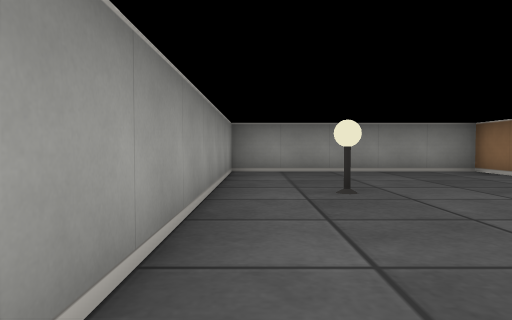
view 1 (above)

16 first-person views from a walk through a cub3D level. The camera is about half as high as the walls, tilts 2° down and sees 70° across. The floor is counted in squares. Each view is taken from the middle of a square. On the plan, view 1 faces up. The plan holds only what a view shows up to about 9 squares ahead; the rest is blank.

view 2
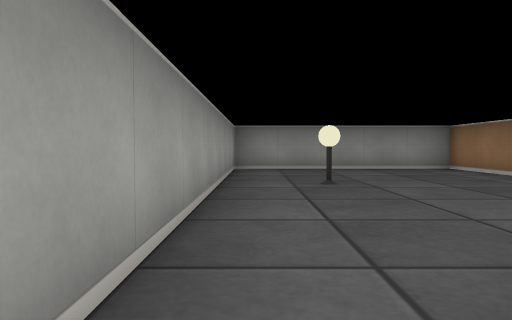

view 3
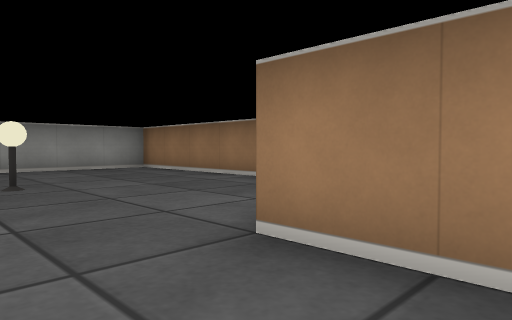

view 4
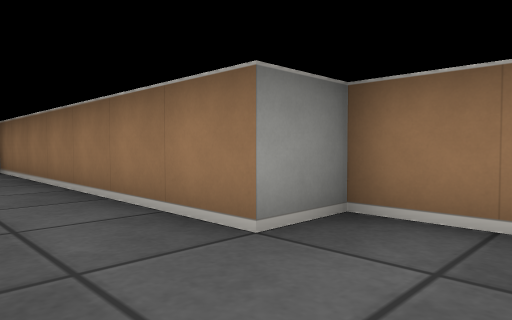

view 5
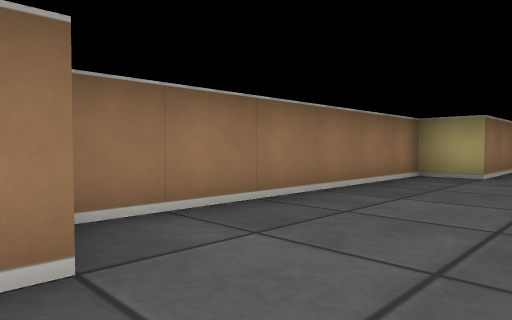

view 6
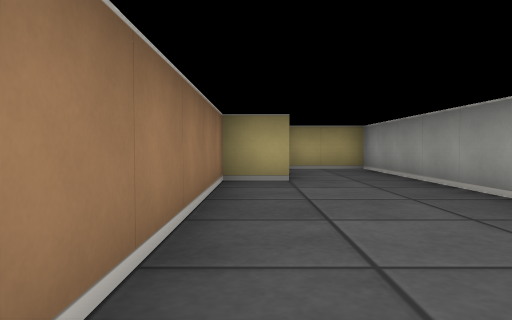

view 7
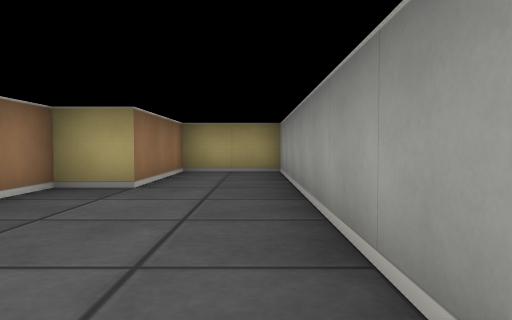

view 8
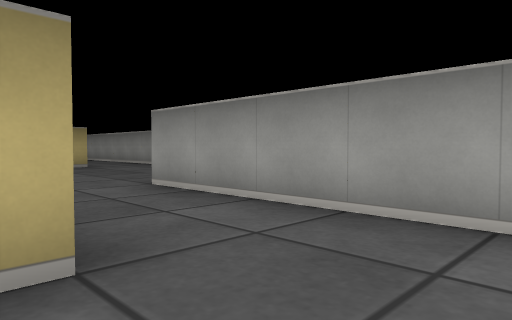

view 9
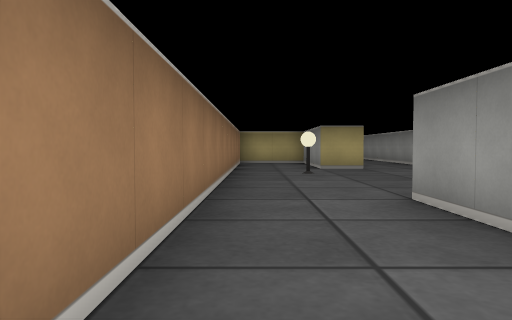

view 10
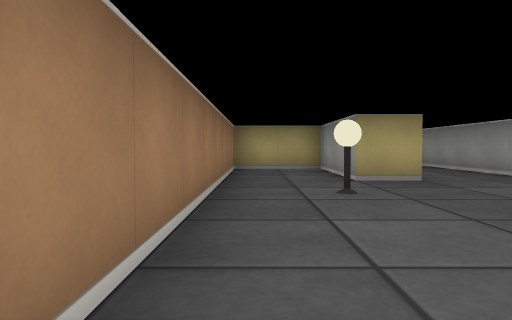

view 11
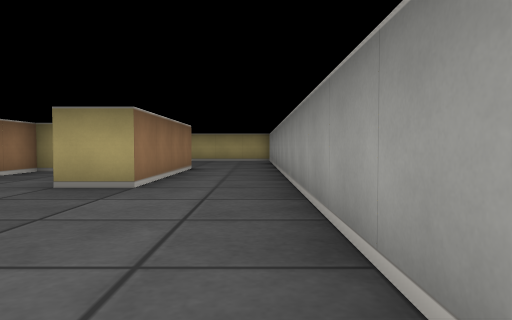

view 12
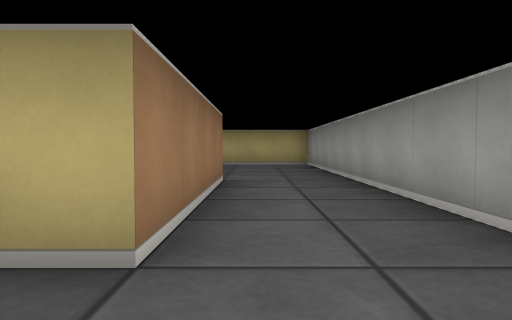

view 13
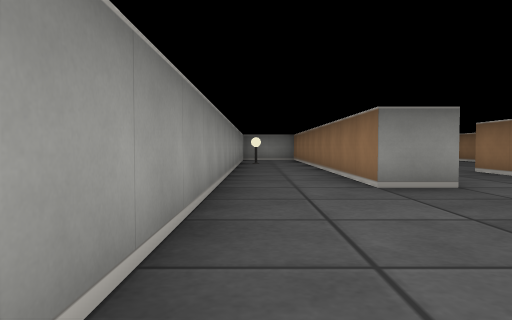

view 14
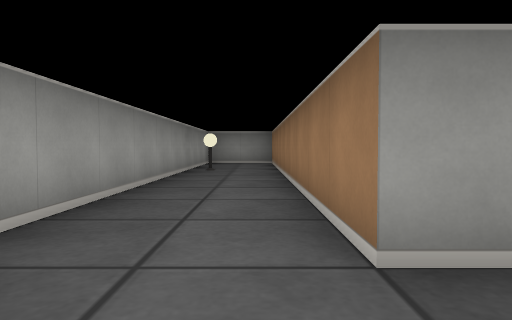

view 15
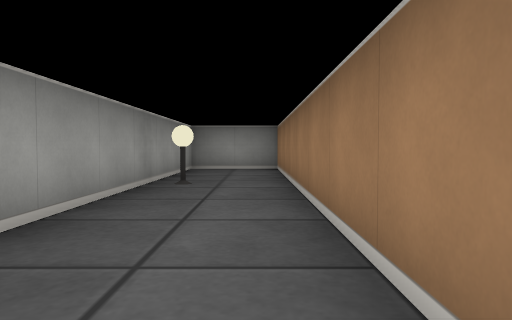

view 16
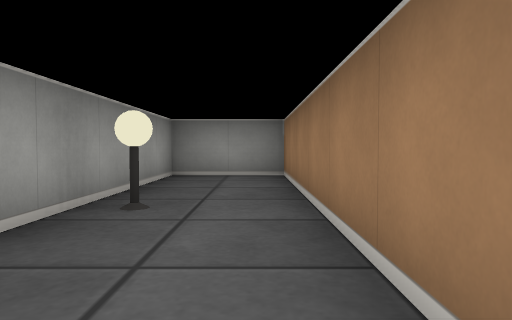

### Floor plan
Ten units are one square. View 1 is at (0, 0); x grows to the right and y downward. Boxes are objects, and circles mark ways between rooms. Rooms are numbered by the first view taken in them; rooms with no view inside come last. Other rooms are left out.
<svg viewBox="-40 -80 100 205">
<path fill="none" stroke="#000" d="M25 16 25 85 45 85 45 55 55 55 55 -5 45 -5 45 -75 -5 -75 -5 25M15 35 15 -5M-5 25 -15 25 -15 -75 -35 -75 -35 115M-15 115 -15 75 -5 75 -5 105 15 105 15 35"/>
<rect x="5" y="-45" width="10" height="10" fill="#bbb"><title>lamp</title></rect>
<rect x="-35" y="-45" width="10" height="10" fill="#bbb"><title>lamp</title></rect>
<rect x="-5" y="55" width="10" height="10" fill="#bbb"><title>lamp</title></rect>
<circle cx="5" cy="25" r="3" fill="#2a7"/>
<text x="30" y="-10">1</text>
<text x="-20" y="30">2</text>
</svg>
Room 1 opens to room 2.

Where each view was taken, in squares from view 1:
view 1: 0 up, 0 right, facing up
view 2: 1 down, 0 right, facing up
view 3: 1 down, 0 right, facing up-right
view 4: 1 down, 3 right, facing up-right
view 5: 1 up, 3 right, facing down-right
view 6: 0 up, 5 right, facing down
view 7: 1 down, 3 right, facing down
view 8: 2 up, 2 right, facing down-left
view 9: 1 up, 1 right, facing down
view 10: 2 down, 1 right, facing down
view 11: 3 down, 3 left, facing down
view 12: 6 down, 2 left, facing down
view 13: 7 down, 3 left, facing up
view 14: 4 down, 2 left, facing up
view 15: 1 down, 2 left, facing up
view 16: 1 up, 2 left, facing up
